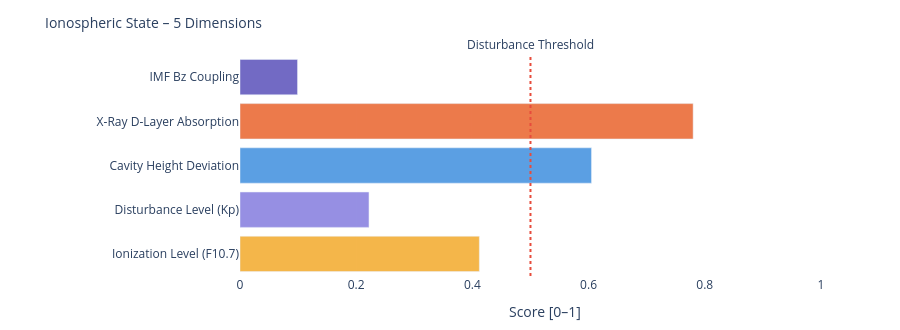

Notebook code for this chart:
### Markdown cell above
---
### 📐 Systemic Insight: Geometric Cavity vs. Real Schumann Resonance

**Relevant for:** Layer 6 = delta analysis &nbsp;|&nbsp; Layer 7 = feature vector / system interpretation

A cavity height change from 80 km to 70 km shifts the **idealized geometric frequencies** only minimally:

| Modus | Aktuell | Referenz | Δ |
|-------|---------|----------|---|
| SR-1 | 10.4762 Hz | 10.4599 Hz | +16 mHz |
| SR-2 | 18.1452 Hz | 18.1171 Hz | +28 mHz |
| SR-3 | 25.6612 Hz | 25.6215 Hz | +40 mHz |
| SR-4 | 33.1285 Hz | 33.0772 Hz | +51 mHz |

The geometric effect is limited because 10 km is very small compared to Earth's radius (~6371 km).

**Consequence:** Real Schumann deviations are likely driven more strongly by **conductivity, damping, day/night structure, lightning distribution and source geometry** than by pure cavity height.

---

**Layer 6 compares:**
```
geometric Δ from Layer 4  vs.  observed Δ from real Schumann measurement data
```

**Layer 7 Feature:**
```
If real Δ >> geometric Δ  →  non-geometric factors dominant
```

### Code cell
# ============================================================
# IONOSPHERIC STATE – Summary gauge
# Five dimensions: ionization, disturbance, cavity height, X-Ray, Bz coupling
# ============================================================

def norm(v, lo, hi):
    if v is None: return None
    return round(max(0.0, min(1.0, (v - lo) / (hi - lo))), 3)

# Ionization level (F10.7 → F2-Layer)
ioniz = norm(f107_val, 60, 250)

# Disturbance level (Kp → E/F-Layer irregularities)
disturb = norm(kp_val, 0, 9)

# Cavity height deviation from reference (80 km)
h_dev = norm(abs(h_eff - 80), 0, 20)

# X-Ray ionization (D-Layer absorption)
xray_ioniz = None
if xray_now is not None:
    xray_ioniz = norm(math.log10(max(xray_now, 1e-9)) + 9, 0, 5)

# Bz coupling (southward Bz → stronger magnetosphere-ionosphere coupling)
bz_coupling = norm(-(bz_now or 0), -5, 30) if bz_now is not None else None

dims = [
    ('Ionization Level (F10.7)',    ioniz,      '#F2A623'),
    ('Disturbance Level (Kp)',      disturb,    '#7F77DD'),
    ('Cavity Height Deviation',     h_dev,      '#378ADD'),
    ('X-Ray D-Layer Absorption',    xray_ioniz, '#E85D24'),
    ('IMF Bz Coupling',             bz_coupling,'#534AB7'),
]

fig = go.Figure()
for name, val, col in dims:
    if val is not None:
        h = int(val * 20)
        bar = '█' * h + '░' * (20 - h)
        label = f'{name}:  {bar}  {val:.3f}'
    else:
        label = f'{name}:  {"─" * 20}  n/a'
    fig.add_trace(go.Bar(
        x=[val if val is not None else 0],
        y=[name],
        orientation='h',
        marker_color=col, opacity=0.82,
        showlegend=False
    ))

fig.add_vline(x=0.5, line_dash='dot', line_color='#e74c3c',
              annotation_text='Disturbance Threshold', annotation_position='top')
fig.update_layout(
    title=dict(text='Ionospheric State – 5 Dimensions', font=dict(size=14)),
    xaxis=dict(title='Score [0–1]', range=[0, 1.05]),
    height=330, plot_bgcolor='rgba(0,0,0,0)', paper_bgcolor='rgba(0,0,0,0)',
    margin=dict(l=240, r=50, t=55, b=40)
)
fig.show()

print(f'\nIonospheric state:')
for name, val, _ in dims:
    print(f'  {name:<35} {val:.3f}' if val is not None else f'  {name:<35} n/a')

### Figure 1 — Plotly figure (JSON) as saved in the notebook; plotly's stock layout.template omitted (floating-point values rounded to 4 significant figures)
{"data": [{"marker": {"color": "#F2A623"}, "opacity": 0.82, "orientation": "h", "showlegend": false, "type": "bar", "x": [0.412], "y": ["Ionization Level (F10.7)"]}, {"marker": {"color": "#7F77DD"}, "opacity": 0.82, "orientation": "h", "showlegend": false, "type": "bar", "x": [0.222], "y": ["Disturbance Level (Kp)"]}, {"marker": {"color": "#378ADD"}, "opacity": 0.82, "orientation": "h", "showlegend": false, "type": "bar", "x": [0.605], "y": ["Cavity Height Deviation"]}, {"marker": {"color": "#E85D24"}, "opacity": 0.82, "orientation": "h", "showlegend": false, "type": "bar", "x": [0.78], "y": ["X-Ray D-Layer Absorption"]}, {"marker": {"color": "#534AB7"}, "opacity": 0.82, "orientation": "h", "showlegend": false, "type": "bar", "x": [0.099], "y": ["IMF Bz Coupling"]}], "layout": {"annotations": [{"showarrow": false, "text": "Disturbance Threshold", "x": 0.5, "xanchor": "center", "xref": "x", "y": 1, "yanchor": "bottom", "yref": "y domain"}], "height": 330, "margin": {"b": 40, "l": 240, "r": 50, "t": 55}, "paper_bgcolor": "rgba(0,0,0,0)", "plot_bgcolor": "rgba(0,0,0,0)", "shapes": [{"line": {"color": "#e74c3c", "dash": "dot"}, "type": "line", "x0": 0.5, "x1": 0.5, "xref": "x", "y0": 0, "y1": 1, "yref": "y domain"}], "title": {"font": {"size": 14}, "text": "Ionospheric State – 5 Dimensions"}, "xaxis": {"range": [0, 1.05], "title": {"text": "Score [0–1]"}}}}
